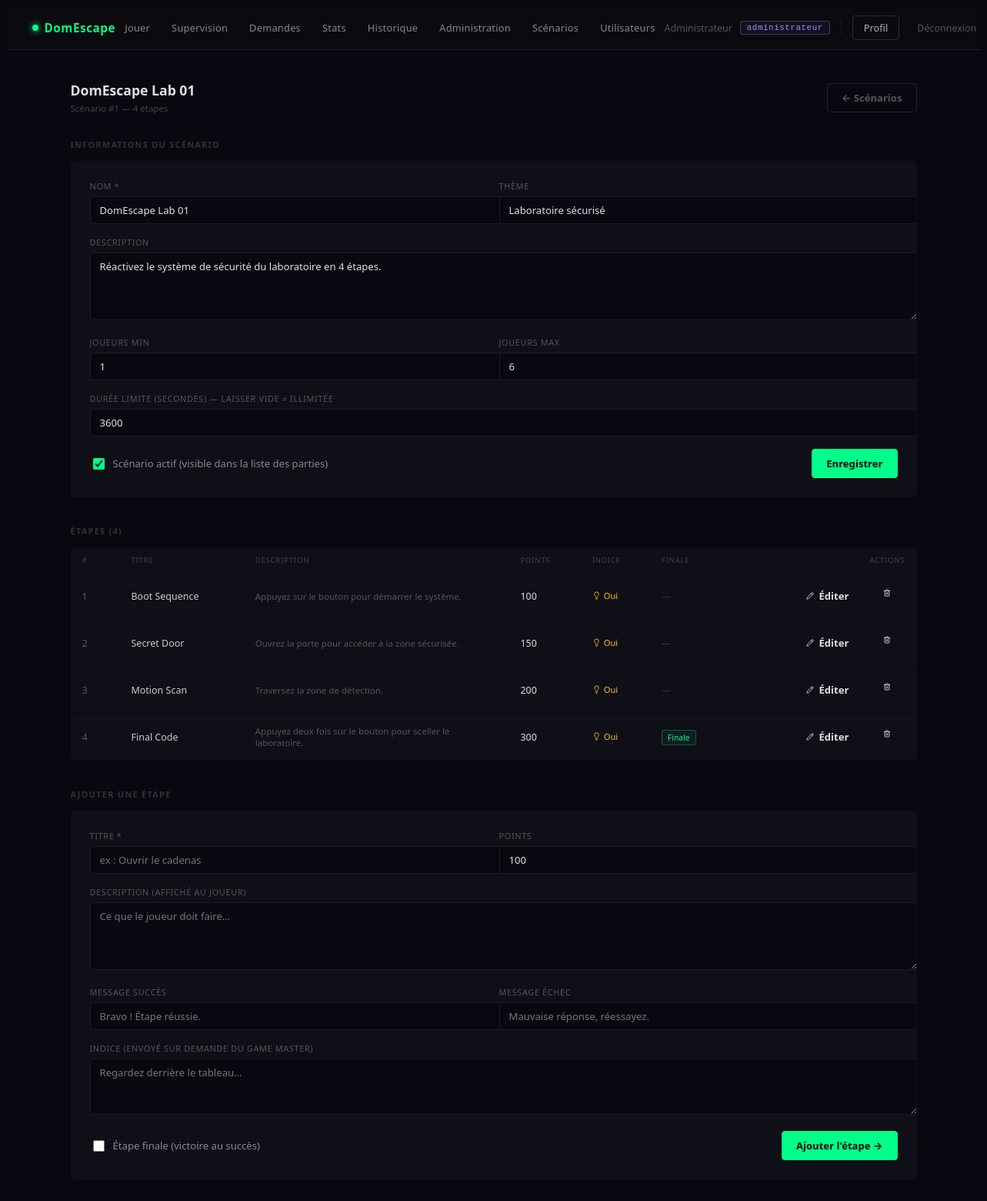
The app's page /admin/scenario_edit.php?id=1 (signed in) with its own data.
### tables this page shows
CREATE TABLE scenario (
    id_scenario        INT AUTO_INCREMENT PRIMARY KEY,
    nom_scenario       VARCHAR(150) NOT NULL,
    description        TEXT,
    theme              VARCHAR(100),
    actif              BOOLEAN      DEFAULT TRUE,
    nb_joueurs_min     INT          NULL,    
    nb_joueurs_max     INT          NULL,    
    duree_max_secondes INT          NULL,    
    cree_le            TIMESTAMP    DEFAULT CURRENT_TIMESTAMP
);

CREATE TABLE etape (
    id_etape            INT AUTO_INCREMENT PRIMARY KEY,
    id_scenario         INT          NOT NULL,
    id_scenario_version INT          NULL,
    numero_etape        INT          NOT NULL,
    titre_etape         VARCHAR(150) NOT NULL,
    description_etape   TEXT,
    message_succes      TEXT,
    message_echec       TEXT,
    indice              TEXT,
    points              INT          DEFAULT 100,
    finale              BOOLEAN      DEFAULT FALSE,
    CONSTRAINT fk_etape_scenario
        FOREIGN KEY (id_scenario) REFERENCES scenario(id_scenario)
        ON DELETE CASCADE,
    UNIQUE KEY uq_etape_ordre (id_scenario_version, numero_etape)
);

### admin/scenario_edit.php (the view, shortened to what this page needs)
<?php
$pdo = getDB();
$id = (int)($_GET['id'] ?? 0);
$stmt = $pdo->prepare("SELECT * FROM scenario WHERE id_scenario = ? LIMIT 1");
$stmt->execute([$id]);
$scenario = $stmt->fetch();
$etapesStmt = $pdo->prepare("SELECT * FROM etape WHERE id_scenario = ? ORDER BY numero_etape");
$etapesStmt->execute([$id]);
$etapes = $etapesStmt->fetchAll();
$editEtape = null;
?>
<!DOCTYPE html>
<html lang="fr">
<head>
    <link rel="stylesheet" href="/domescape/assets/css/components.css">
</head>
<body>
<?php require_once __DIR__ . '/../partials/nav.php'; ?>
<div class="admin-wrap">
    <div class="admin-header">
        <div>
            <h1><?= htmlspecialchars($scenario['nom_scenario'], ENT_QUOTES, 'UTF-8') ?></h1>
            <p>Scénario #<?= (int)$id ?> — <?= count($etapes) ?> étape<?= count($etapes) != 1 ? 's' : '' ?></p>
        </div>
        <a href="/domescape/admin/scenarios.php" class="btn btn-outline">← Scénarios</a>
    </div>
    <div class="section-label" style="margin-top:0;">Informations du scénario</div>
    <div class="panel">
        <form method="POST">
            <div class="form-grid-2">
                <div class="form-group">
                    <label>Nom *</label>
                    <input type="text" name="nom_scenario" class="form-input"
                           value="<?= htmlspecialchars($scenario['nom_scenario'], ENT_QUOTES, 'UTF-8') ?>" required maxlength="150">
                </div>
                <div class="form-group">
                    <label>Thème</label>
                    <input type="text" name="theme" class="form-input"
                           value="<?= htmlspecialchars($scenario['theme'] ?? '', ENT_QUOTES, 'UTF-8') ?>" maxlength="100">
                </div>
            </div>
            <div class="form-group">
                <label>Description</label>
                <textarea name="description" class="form-input"><?= htmlspecialchars($scenario['description'] ?? '', ENT_QUOTES, 'UTF-8') ?></textarea>
            </div>
            <div class="form-grid-2" style="margin-top:4px;">
                <div class="form-group">
                    <label>Joueurs min</label>
                    <input type="number" name="nb_joueurs_min" class="form-input" min="1" max="99"
                           value="<?= $scenario['nb_joueurs_min'] !== null ? (int)$scenario['nb_joueurs_min'] : '' ?>"
                           placeholder="—">
                </div>
                <div class="form-group">
                    <label>Joueurs max</label>
                    <input type="number" name="nb_joueurs_max" class="form-input" min="1" max="99"
                           value="<?= $scenario['nb_joueurs_max'] !== null ? (int)$scenario['nb_joueurs_max'] : '' ?>"
                           placeholder="—">
                </div>
            </div>
            <div class="form-group">
                <label>Durée limite (secondes) — laisser vide = illimitée</label>
                <input type="number" name="duree_max_secondes" class="form-input" min="60" max="86400"
                       value="<?= $scenario['duree_max_secondes'] !== null ? (int)$scenario['duree_max_secondes'] : '' ?>"
                       placeholder="ex : 3600">
            </div>
            <div style="display:flex; align-items:center; justify-content:space-between; flex-wrap:wrap; gap:12px; margin-top:8px;">
                <div class="cb-row">
                    <input type="checkbox" name="actif" id="actif" <?= $scenario['actif'] ? 'checked' : '' ?>>
                    <label for="actif">Scénario actif (visible dans la liste des parties)</label>
                </div>
                <button type="submit" class="btn btn-primary btn-save">Enregistrer</button>
            </div>
        </form>
    </div>
    <div class="section-label">Étapes (<?= count($etapes) ?>)</div>
    <div class="panel panel-table">
        <?php if (empty($etapes)): ?>
            <div style="padding:28px; text-align:center; color:#333; font-size:.8rem;">
                Aucune étape. Ajoutez-en une ci-dessous.
            </div>
        <?php else: ?>
        <div style="overflow-x:auto;">
        <table>
            <thead>
                <tr>
                    <th style="width:36px;">#</th>
                    <th>Titre</th>
                    <th>Description</th>
                    <th>Points</th>
                    <th>Indice</th>
                    <th>Finale</th>
                    <th style="text-align:right;">Actions</th>
                </tr>
            </thead>
            <tbody>
            <?php foreach ($etapes as $e): ?>
                <tr>
                    <td style="color:#555;"><?= (int)$e['numero_etape'] ?></td>
                    <td style="color:#ccc; font-weight:500; max-width:200px;">
                        <?= htmlspecialchars($e['titre_etape'], ENT_QUOTES, 'UTF-8') ?>
                    </td>
                    <td style="color:#555; font-size:.72rem; max-width:220px;">
                        <?php if ($e['description_etape']): ?>
                            <?= htmlspecialchars(mb_substr($e['description_etape'], 0, 60), ENT_QUOTES, 'UTF-8') ?><?= mb_strlen($e['description_etape']) > 60 ? '…' : '' ?>
                        <?php else: ?>
                            <span style="color:#333;">—</span>
                        <?php endif; ?>
                    </td>
                    <td style="color:#e0e0e0;"><?= (int)$e['points'] ?></td>
                    <td>
                        <?php if (!empty($e['indice'])): ?>
                            <span class="has-hint">
                                <i data-lucide="lightbulb" style="width:11px;height:11px;"></i> Oui
                            </span>
                        <?php else: ?>
                            <span style="color:#333;">—</span>
                        <?php endif; ?>
                    </td>
                    <td>
                        <?php if ($e['finale']): ?>
                            <span class="finale-badge">Finale</span>
                        <?php else: ?>
                            <span style="color:#333;">—</span>
                        <?php endif; ?>
                    </td>
                    <td>
                        <div style="display:flex; gap:6px; justify-content:flex-end;">
                            <a href="?id=<?= $id ?>&edit_etape=<?= (int)$e['id_etape'] ?>" class="btn btn-action btn-edit-sm">
                                <i data-lucide="pencil" style="width:10px;height:10px;"></i> Éditer
                            </a>
                            <form method="POST" style="display:inline;" onsubmit="return confirm('Supprimer cette étape ?');">
                                <button type="submit" class="btn btn-action btn-del-sm">
                                    <i data-lucide="trash-2" style="width:10px;height:10px;"></i>
                                </button>
                            </form>
                        </div>
                    </td>
                </tr>
            <?php endforeach; ?>
            </tbody>
        </table>
        </div>
        <?php endif; ?>
    </div>
    <?php if ($editEtape): ?>
    <div class="section-label">Modifier l'étape <?= (int)$editEtape['numero_etape'] ?></div>
    <div class="edit-section">
        <div class="edit-section-title">
            <i data-lucide="pencil" style="width:12px;height:12px;vertical-align:middle;margin-right:5px;"></i>
            Édition : <?= htmlspecialchars($editEtape['titre_etape'], ENT_QUOTES, 'UTF-8') ?>
        </div>
        <form method="POST">
                <?= Csrf::field() ?>
            <input type="hidden" name="action" value="update_etape">
            <input type="hidden" name="id_etape" value="<?= (int)$editEtape['id_etape'] ?>">
            <div class="form-grid-2">
                <div class="form-group">
                    <label>Titre *</label>
                    <input type="text" name="titre_etape" class="form-input"
                           value="<?= htmlspecialchars($editEtape['titre_etape'], ENT_QUOTES, 'UTF-8') ?>" required maxlength="150">
                </div>
                <div class="form-group">
                    <label>Points</label>
                    <input type="number" name="points" class="form-input" min="0" max="9999"
                           value="<?= (int)$editEtape['points'] ?>">
                </div>
            </div>
            <div class="form-group">
                <label>Description (affiché au joueur)</label>
                <textarea name="description_etape" class="form-input"><?= htmlspecialchars($editEtape['description_etape'] ?? '', ENT_QUOTES, 'UTF-8') ?></textarea>
            </div>
            <div class="form-grid-2">
                <div class="form-group">
                    <label>Message succès</label>
                    <input type="text" name="message_succes" class="form-input" maxlength="300"
                           value="<?= htmlspecialchars($editEtape['message_succes'] ?? '', ENT_QUOTES, 'UTF-8') ?>">
                </div>
                <div class="form-group">
                    <label>Message échec</label>
                    <input type="text" name="message_echec" class="form-input" maxlength="300"
                           value="<?= htmlspecialchars($editEtape['message_echec'] ?? '', ENT_QUOTES, 'UTF-8') ?>">
                </div>
            </div>
            <div class="form-group">
                <label>Indice (envoyé sur demande du Game Master)</label>
                <textarea name="indice" class="form-input" style="min-height:55px;"><?= htmlspecialchars($editEtape['indice'] ?? '', ENT_QUOTES, 'UTF-8') ?></textarea>
            </div>
            <div style="display:flex; align-items:center; justify-content:space-between; flex-wrap:wrap; gap:12px; margin-top:8px;">
                <div class="cb-row">
                    <input type="checkbox" name="finale" id="finale_edit" <?= $editEtape['finale'] ? 'checked' : '' ?>>
                    <label for="finale_edit">Étape finale (victoire au succès)</label>
                </div>
                <div style="display:flex; gap:10px;">
                    <a href="?id=<?= $id ?>" class="btn btn-outline">Annuler</a>
                    <button type="submit" class="btn btn-primary btn-save">Enregistrer l'étape</button>
                </div>
            </div>
        </form>
    </div>
    <?php else: ?>
    <div class="section-label">Ajouter une étape</div>
    <div class="panel">
        <form method="POST">
            <div class="form-grid-2">
                <div class="form-group">
                    <label>Titre *</label>
                    <input type="text" name="titre_etape" class="form-input"
                           placeholder="ex : Ouvrir le cadenas" maxlength="150" required>
                </div>
                <div class="form-group">
                    <label>Points</label>
                    <input type="number" name="points" class="form-input" value="100" min="0" max="9999">
                </div>
            </div>
            <div class="form-group">
                <label>Description (affiché au joueur)</label>
                <textarea name="description_etape" class="form-input" placeholder="Ce que le joueur doit faire…"></textarea>
            </div>
            <div class="form-grid-2">
                <div class="form-group">
                    <label>Message succès</label>
                    <input type="text" name="message_succes" class="form-input" maxlength="300"
                           placeholder="Bravo ! Étape réussie.">
                </div>
                <div class="form-group">
                    <label>Message échec</label>
                    <input type="text" name="message_echec" class="form-input" maxlength="300"
                           placeholder="Mauvaise réponse, réessayez.">
                </div>
            </div>
            <div class="form-group">
                <label>Indice (envoyé sur demande du Game Master)</label>
                <textarea name="indice" class="form-input" style="min-height:55px;"
                          placeholder="Regardez derrière le tableau…"></textarea>
            </div>
            <div style="display:flex; align-items:center; justify-content:space-between; flex-wrap:wrap; gap:12px; margin-top:8px;">
                <div class="cb-row">
                    <input type="checkbox" name="finale" id="finale_add">
                    <label for="finale_add">Étape finale (victoire au succès)</label>
                </div>
                <button type="submit" class="btn btn-primary btn-save">Ajouter l'étape →</button>
            </div>
        </form>
    </div>
    <?php endif; ?>
</div>
</body>
</html>

### records on screen
scenario: nom_scenario "DomEscape Lab 01", theme "Laboratoire sécurisé", description "Réactivez le système de sécurité du laboratoire en 4 étapes.", nb_joueurs_min "1", nb_joueurs_max "6", duree_max_secondes "3600", actif "☑"
etape: numero_etape "1", titre_etape "Boot Sequence", description_etape "Appuyez sur le bouton pour démarrer le système.", points "100", shows "Oui"
etape: numero_etape "2", titre_etape "Secret Door", description_etape "Ouvrez la porte pour accéder à la zone sécurisée.", points "150", shows "Oui"
etape: numero_etape "3", titre_etape "Motion Scan", description_etape "Traversez la zone de détection.", points "200", shows "Oui"
etape: numero_etape "4", titre_etape "Final Code", description_etape "Appuyez deux fois sur le bouton pour sceller le laboratoire.", points "300", shows "Oui", finale "Finale"

### other values on screen
$_nav_user['nom'] "Administrateur"
$primaryRole "administrateur"
$id "1"
count($etapes) "4"
